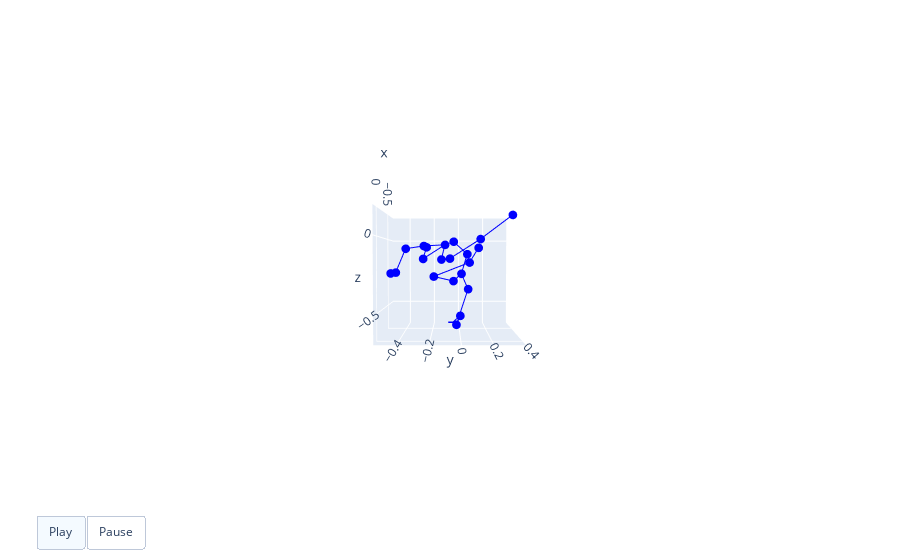

Notebook code for this chart:
### Markdown cell above
### DELETE ME

### Code cell
pose_params = torch.rand((1,72)) #torch.zeros((1,72))
verts, Jtr = get_SMPL_layer(pose_params, display=False)
animate3d(Jtr.numpy())

### Figure 1 — Plotly figure (JSON) as saved in the notebook; plotly's stock layout.template omitted (floating-point values rounded to 4 significant figures)
{"data": [{"marker": {"color": "blue", "size": 3}, "mode": "lines+markers", "name": "Nodes0", "type": "scatter3d", "x": [0.02844, 0.01048, null, 0.01048, -0.2549, null, -0.2549, -0.6746, null, -0.6746, -0.7883, null, 0.02844, -0.04528, null, -0.04528, -0.4066, null, -0.4066, -0.7153, null, -0.7153, -0.6814, null, 0.02844, 0.04485, null, 0.04485, 0.1263, null, 0.1263, 0.1252, null, 0.1252, -0.01013, null, -0.01013, -0.07648, null, 0.1252, 0.01828, null, 0.01828, -0.09159, null, -0.09159, -0.1758, null, -0.1758, -0.125, null, 0.1252, 0.0924, null, 0.0924, 0.03481, null, 0.03481, -0.1485, null, -0.1485, -0.404], "y": [0.002128, 0.04539, null, 0.04539, -0.0254, null, -0.0254, 0.01236, null, 0.01236, -0.05006, null, 0.002128, -0.04808, null, -0.04808, -0.1908, null, -0.1908, 0.08846, null, 0.08846, 0.1595, null, 0.002128, 0.03844, null, 0.03844, -0.04799, null, -0.04799, -0.1007, null, -0.1007, -0.2435, null, -0.2435, -0.2245, null, -0.1007, -0.1255, null, -0.1255, -0.07113, null, -0.07113, 0.1382, null, 0.1382, 0.3493, null, -0.1007, -0.2324, null, -0.2324, -0.3504, null, -0.3504, -0.4378, null, -0.4378, -0.509], "z": [-0.2407, -0.3398, null, -0.3398, -0.6108, null, -0.6108, -0.6053, null, -0.6053, -0.6772, null, -0.2407, -0.2912, null, -0.2912, -0.277, null, -0.277, -0.1764, null, -0.1764, -0.05813, null, -0.2407, -0.1168, null, -0.1168, -0.04153, null, -0.04153, -0.06081, null, -0.06081, -0.1463, null, -0.1463, -0.07022, null, -0.06081, -0.1504, null, -0.1504, -0.1446, null, -0.1446, -0.01135, null, -0.01135, 0.1473, null, -0.06081, -0.06681, null, -0.06681, -0.08234, null, -0.08234, -0.239, null, -0.239, -0.2538]}], "layout": {"scene": {"aspectmode": "manual", "aspectratio": {"x": 0.9146, "y": 0.9433, "z": 0.8642}, "camera": {"eye": {"x": 3, "y": 0, "z": 0.1}}, "xaxis": {"range": [-0.7883, 0.1263]}, "yaxis": {"range": [-0.5416, 0.4018]}, "zaxis": {"range": [-0.6772, 0.1871]}}, "sliders": [{"len": 0.9, "pad": {"b": 10, "t": 60}, "steps": [{"args": [["frame0"], {"frame": {"duration": 0}, "fromcurrent": true, "mode": "immediate", "transition": {"duration": 0, "easing": "linear"}}], "label": "0", "method": "animate"}], "x": 0.1, "y": 0}], "updatemenus": [{"buttons": [{"args": [null, {"frame": {"duration": 40}, "fromcurrent": true, "mode": "immediate", "transition": {"duration": 40, "easing": "linear"}}], "label": "Play", "method": "animate"}, {"args": [[null], {"frame": {"duration": 0}, "fromcurrent": true, "mode": "immediate", "transition": {"duration": 0, "easing": "linear"}}], "label": "Pause", "method": "animate"}], "direction": "left", "pad": {"r": 10, "t": 70}, "type": "buttons", "x": 0.1, "y": 0}]}}
